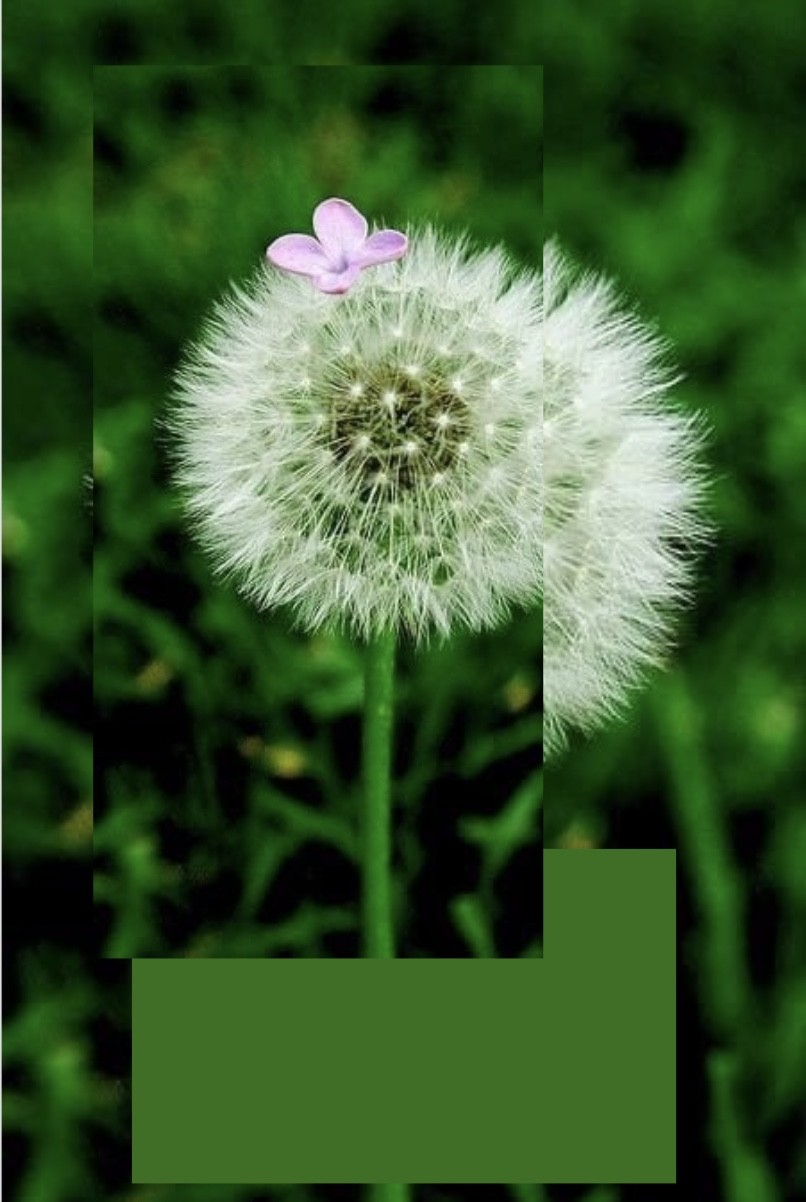
#> input picture temp_resaved.jpg, 806 x 1202 px
$ python -i image_authentication.py   (imports and definitions only)
#> lines starting #> are read from the running program, lines starting #| are printed output that depends on the picture
import cv2
import numpy as np
from PIL import Image, ImageChops, ImageEnhance
import matplotlib.pyplot as plt
import os

def detect_fake_image(image_path):
#> called with image_path = 'temp_resaved.jpg'
    try:
        original = Image.open(image_path).convert('RGB')
#> original is the input picture: PIL image 806x1202 RGB; mean R, G, B 57, 86.5, 44.9
    except Exception as e:
        print(f"Error loading image: {e}")
        return

    # Step 1: Recompress the image at 90% quality
    temp_path = "temp_ela.jpg"
    original.save(temp_path, 'JPEG', quality=90)
    compressed = Image.open(temp_path)

    # Step 2: Calculate ELA (difference between original and recompressed)
    ela_image = ImageChops.difference(original, compressed)
    extrema = ela_image.getextrema()
#> extrema = ((0, 3), (0, 4), (0, 5))
    max_diff = max([ex[1] for ex in extrema])
#> max_diff = 5
    scale = 255.0 / max_diff if max_diff != 0 else 1
#> scale = 51
    ela_image = ImageEnhance.Brightness(ela_image).enhance(scale)
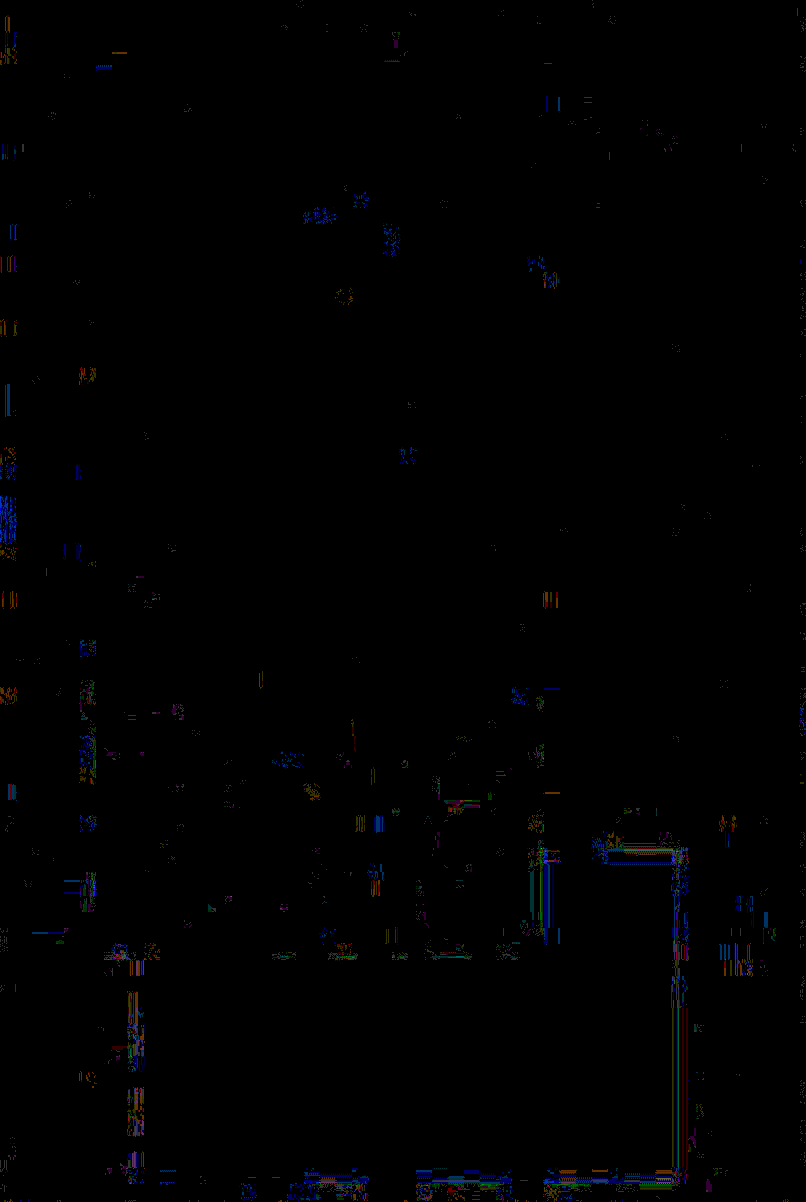
#> ela_image: PIL image 806x1202 RGB; mean R, G, B 0.7, 0.7, 1.2

    # Step 3: Convert ELA image to grayscale for analysis
    ela_gray = np.array(ela_image.convert('L'))
    mean_intensity = np.mean(ela_gray)
#> mean_intensity = 0.795
    std_intensity = np.std(ela_gray)
#> std_intensity = 5.94

    # Step 4: Estimate forgery confidence (simple heuristic)
    confidence = min(100, (std_intensity / 25) * 100)
#> confidence = 23.77
    confidence = round(confidence, 2)

    # Step 5: Show and save results
    output_path = os.path.join("images", "ELA_result.jpg")
    ela_image.save(output_path)

    plt.figure(figsize=(10, 5))
    plt.subplot(1, 2, 1)
    plt.title("Original Image")
    plt.imshow(original)
    plt.axis("off")

    plt.subplot(1, 2, 2)
    plt.title("ELA Result")
    plt.imshow(ela_image)
    plt.axis("off")

    plt.suptitle(f"Forgery Confidence: {confidence}%", fontsize=14, fontweight='bold')
    plt.show()
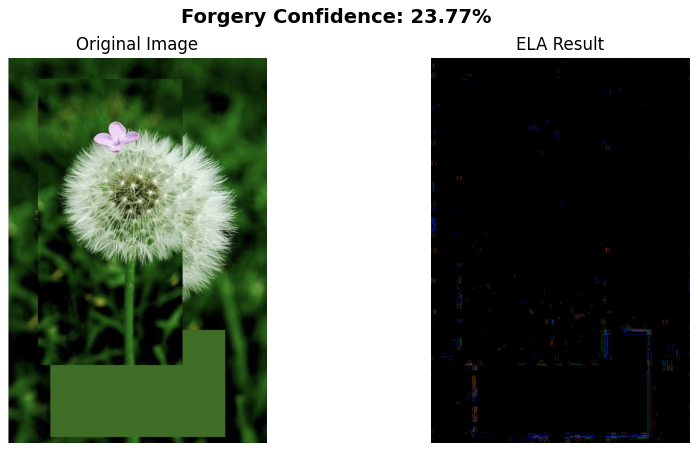
#> figure drawn by matplotlib, 2 panels

    print(f"\n✅ ELA result saved as: {output_path}")
    print(f"🔍 Estimated Forgery Confidence: {confidence}%")
#| 🔍 Estimated Forgery Confidence: 23.77%

>>> result = detect_fake_image('temp_resaved.jpg')
